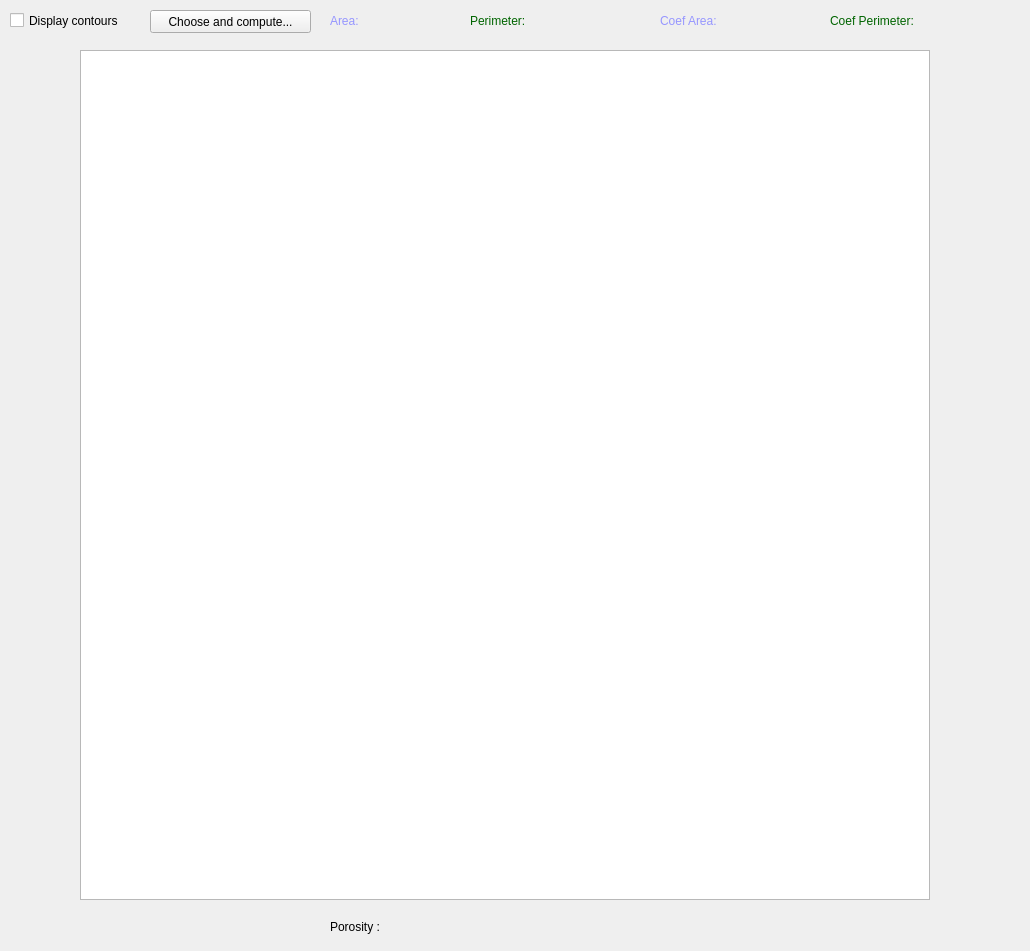
      <widget class="QWidget" name="tab_5">
       <attribute name="title">
        <string>Area and Perimeter</string>
       </attribute>
       <widget class="QLabel" name="label_perimeter">
        <property name="geometry">
         <rect>
          <x>550</x>
          <y>10</y>
          <width>91</width>
          <height>21</height>
         </rect>
        </property>
        <property name="text">
         <string/>
        </property>
       </widget>
       <widget class="QLabel" name="label_17">
        <property name="geometry">
         <rect>
          <x>470</x>
          <y>10</y>
          <width>71</width>
          <height>21</height>
         </rect>
        </property>
        <property name="styleSheet">
         <string notr="true">QLabel {
	color: darkgreen;
}</string>
        </property>
        <property name="text">
         <string>Perimeter: </string>
        </property>
       </widget>
       <widget class="QLabel" name="label_16">
        <property name="geometry">
         <rect>
          <x>330</x>
          <y>10</y>
          <width>41</width>
          <height>21</height>
         </rect>
        </property>
        <property name="styleSheet">
         <string notr="true">QLabel {
	color: rgb(150,150,255);
}</string>
        </property>
        <property name="text">
         <string>Area: </string>
        </property>
       </widget>
       <widget class="QLabel" name="label_area">
        <property name="geometry">
         <rect>
          <x>370</x>
          <y>10</y>
          <width>91</width>
          <height>21</height>
         </rect>
        </property>
        <property name="text">
         <string/>
        </property>
       </widget>
       <widget class="QPushButton" name="pushButton_computeAreaPerimeter">
        <property name="geometry">
         <rect>
          <x>150</x>
          <y>10</y>
          <width>161</width>
          <height>23</height>
         </rect>
        </property>
        <property name="text">
         <string>Choose and compute...</string>
        </property>
       </widget>
       <widget class="QGraphicsView" name="graphicsView_stats">
        <property name="geometry">
         <rect>
          <x>80</x>
          <y>50</y>
          <width>850</width>
          <height>850</height>
         </rect>
        </property>
        <property name="renderHints">
         <set>QPainter::Antialiasing|QPainter::TextAntialiasing</set>
        </property>
       </widget>
       <widget class="QCheckBox" name="checkBox_displayContours">
        <property name="geometry">
         <rect>
          <x>10</x>
          <y>10</y>
          <width>131</width>
          <height>21</height>
         </rect>
        </property>
        <property name="text">
         <string>Display contours</string>
        </property>
       </widget>
       <widget class="QLabel" name="label_18">
        <property name="geometry">
         <rect>
          <x>660</x>
          <y>10</y>
          <width>71</width>
          <height>21</height>
         </rect>
        </property>
        <property name="styleSheet">
         <string notr="true">QLabel {
	color: rgb(150,150,255);
}</string>
        </property>
        <property name="text">
         <string>Coef Area: </string>
        </property>
       </widget>
       <widget class="QLabel" name="label_19">
        <property name="geometry">
         <rect>
          <x>830</x>
          <y>10</y>
          <width>101</width>
          <height>21</height>
         </rect>
        </property>
        <property name="styleSheet">
         <string notr="true">QLabel {
	color: darkgreen;
}</string>
        </property>
        <property name="text">
         <string>Coef Perimeter: </string>
        </property>
       </widget>
       <widget class="QLabel" name="label_coefArea">
        <property name="geometry">
         <rect>
          <x>730</x>
          <y>10</y>
          <width>91</width>
          <height>21</height>
         </rect>
        </property>
        <property name="text">
         <string/>
        </property>
       </widget>
       <widget class="QLabel" name="label_coefPerimeter">
        <property name="geometry">
         <rect>
          <x>930</x>
          <y>10</y>
          <width>91</width>
          <height>21</height>
         </rect>
        </property>
        <property name="text">
         <string/>
        </property>
       </widget>
       <widget class="QLabel" name="label_20">
        <property name="geometry">
         <rect>
          <x>330</x>
          <y>917</y>
          <width>61</width>
          <height>20</height>
         </rect>
        </property>
        <property name="text">
         <string>Porosity :</string>
        </property>
       </widget>
       <widget class="QLabel" name="label_porosity">
        <property name="geometry">
         <rect>
          <x>389</x>
          <y>912</y>
          <width>111</width>
          <height>30</height>
         </rect>
        </property>
        <property name="text">
         <string/>
        </property>
       </widget>
      </widget>
